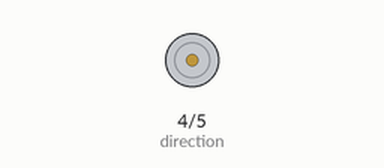
Simulated run of this sketch. Board: Arduino Uno, built with avr-gcc and run on an emulated ATmega328P. Shown: direction and speed pins drawn as motors (green arrow = direction pin HIGH = forward, orange = LOW = backward, longer = more drive).

Above: at 1.0 s.
Timing chart, 0 to 5.2 s (numbered marks = the images above):
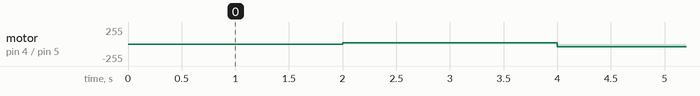

The sketch:

TESTING__motor-spin.ino
```cpp
const int direction = 4; // digital pin 4 controls M1 direction
const int speed = 5; // analog pin 5 controls M1 speed
int spin = HIGH; // will determine which direction to spin
int vel = 0; // will determine magnitude of M1 rotation velocity, start at 0 (non moving)
void setup()
{
pinMode(direction, OUTPUT); // make sure our pins our outputs
pinMode(speed, OUTPUT);
}
void loop()
{
spin = !spin; // toggle the direction our motor is spinning
digitalWrite(direction, spin); // set motor direction to ‘‘spin’’ variable
// the direction of HIGH or LOW will be determined by the wiring of your motor
analogWrite(speed, vel); // set the speed of M1 to vel
delay (2000);
if (vel<=235) // increase vel in increments of 20 until 255
{
vel = vel+20;
}
else
{
vel = 255;
}
}
```
